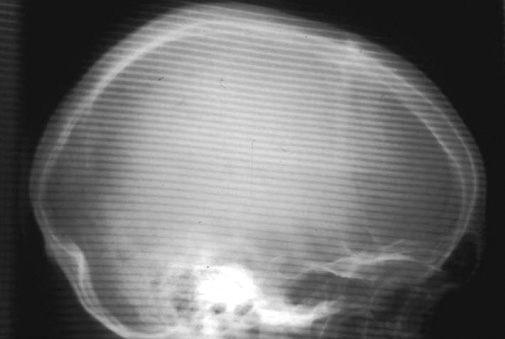
%> input picture DigImageProcessing/exercise2/input_data/thema1/radiograph_1.jpg, 505 x 339 px
$ octave erwtimaB.m   (GNU Octave 9; MATLAB toolbox functions it lacks are replaced by stand-ins)
%> lines starting %> are read from the running program, lines starting %| are printed output that depends on the picture
### DigImageProcessing/exercise2/MATLAB_code/shift_2D.m
function [ shiftedA ] = shift_2D( A )
	half = ceil(size(A)/2);
	shiftedA = A([half(1)+1:end, 1:half(1)], [half(2)+1:end, 1:half(2)]);
end

### DigImageProcessing/exercise2/MATLAB_code/DFT_2D_RowCol.m
function [ A ] = DFT_2D_RowCol( a )
	Y = transpose(fft(transpose(a)));
	A = fft(Y);
end

### DigImageProcessing/exercise2/MATLAB_code/erwtimaB.m
images = {'radiograph_1.jpg', 'radiograph_2.jpg'};

k(1) = 10;
wc_l(1) = pi/4 - 0.15;
wc_h(1) = pi/4 + 0.30;

k(2) = 10;
wc_l(2) = pi/6 - 0.25;
wc_h(2) = pi/6 + 0.05;

close all;
for im=1 : 1 : length(images)
	a = im2double(imread(images{im}));
%> a: size 339x505 double; min 0.0627, max 1, mean 0.436
	a = a(:,:,1); %It is grayscale

	H_h = ones(size(a));
	H_l = ones(size(a));
	H   = ones(size(a));

%---------- Create the desired stop-band filter ----------
	[M,N] = size(a);
%> M = 339; N = 505
	for i=1 : 1 : M
		for j=1 : 1 : N
			r = ( ( (i-(M/2)-1)/M*2*pi )^2 + ( (j-(N/2)-1)/N*2*pi )^2 )^(0.5);
			H_l(i,j) = 1 / ( 1 + (r/wc_l(im))^(2*k(im)) );
			H_h(i,j) = 1 / ( 1 + (wc_h(im)/r)^(2*k(im)) );
		end
	end
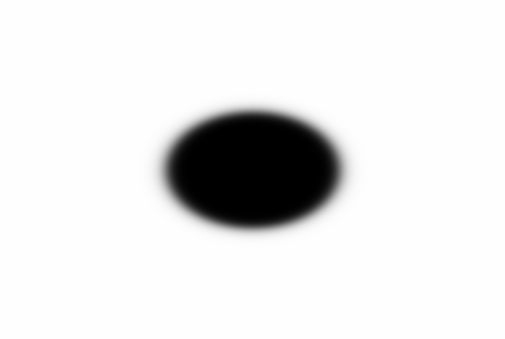
%> H_h: size 339x505 double; min 1.75e-40, max 1, mean 0.905
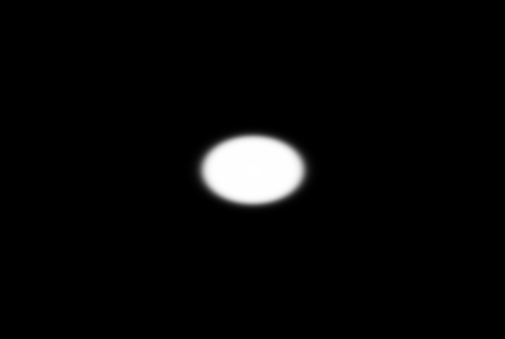
%> H_l: size 339x505 double; min 1.28e-17, max 1, mean 0.0327

	H = shift_2D(H_l + H_h);

%---------- Apply the filter ----------
	A = DFT_2D_RowCol(a);
	Amagn_log = shift_2D(log(abs(A)+1));
%> in shift_2D (call 2), `shiftedA = A([half(1)+1:end, 1:half(1)], [half(2)+1:end, 1:half(2)]);`:
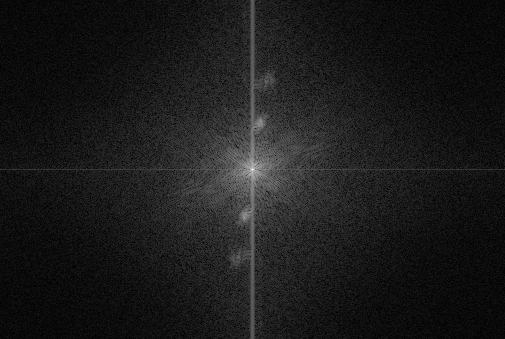
%> shiftedA: size 339x505 double; min 0.000896, max 11.22, mean 1.18; drawn with min black and max white

	Y = A .* H;
	Ymagn_log = shift_2D(log(abs(Y)+1));
%> in shift_2D (call 3), `shiftedA = A([half(1)+1:end, 1:half(1)], [half(2)+1:end, 1:half(2)]);`:
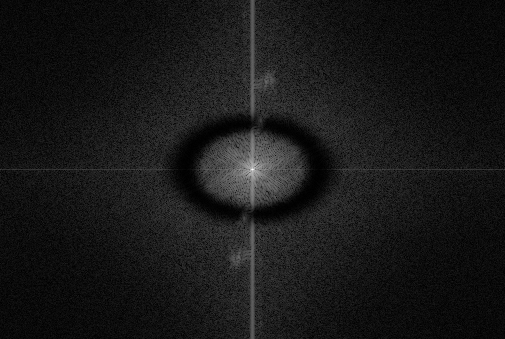
%> shiftedA: size 339x505 double; min 0.000896, max 11.22, mean 1.06; drawn with min black and max white

%---------- Display Results ----------
	y = ifft2(Y);
	figure('units', 'normalized', 'outerposition',[0 0 1 1]);
	subplot(2,1,1), imshow(a, []), title('Before');
	subplot(2,1,2), imshow(y, []), title('After');
	print(gcf, '-dpng', sprintf('erwtimaB\\erwtimaB_%d_Tdomain.png', im));

	figure('units', 'normalized', 'outerposition',[0 0 1 1]);
	subplot(2,1,1), imshow(Amagn_log, []), title('Before');
	subplot(2,1,2), imshow(Ymagn_log, []), title('After');
	print(gcf, '-dpng', sprintf('erwtimaB\\erwtimaB_%d_Fdomain.png', im));

	figure('Position', [300 200 750 750]);
	imshow(shift_2D(H), []), title(sprintf('Filter''s Order: %d', k(im)));
	print(gcf, '-dpng', sprintf('erwtimaB\\erwtimaB_%d_filter.png', im));

	% [5 lines of commented-out code are left out]
end
%> pass 2 of the loop `for im=1 : 1 : length(images)`:
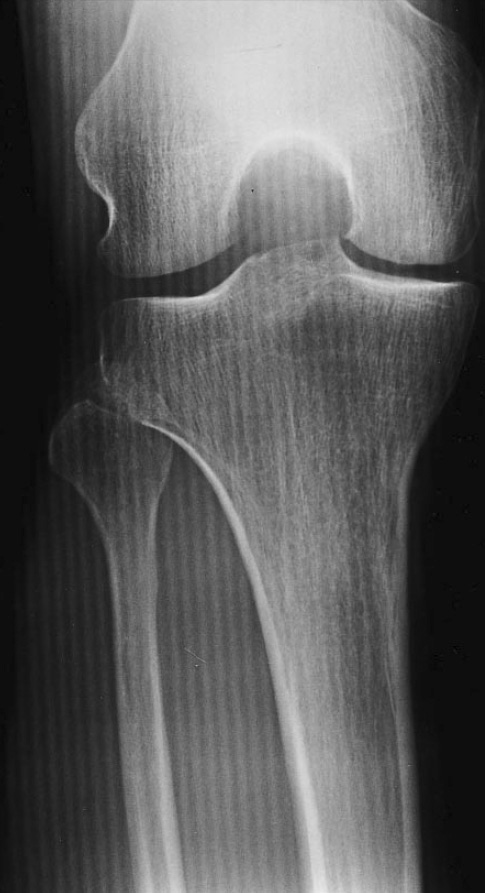
%> input picture DigImageProcessing/exercise2/input_data/thema1/radiograph_2.jpg, 485 x 893 px
%> a: size 893x485 double
%> after the loop `for i=1 : 1 : M`:
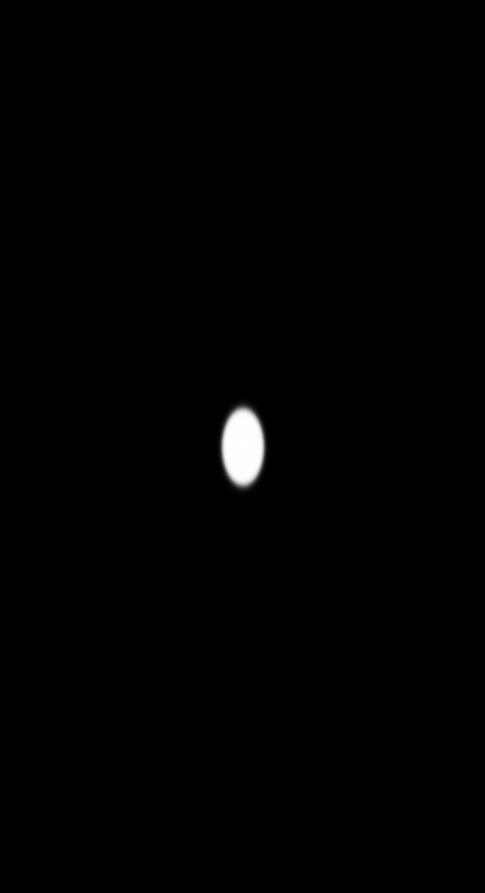
%> H_l: size 893x485 double; min 6.15e-25, max 1, mean 0.00606
%> in shift_2D (call 6), `shiftedA = A([half(1)+1:end, 1:half(1)], [half(2)+1:end, 1:half(2)]);`:
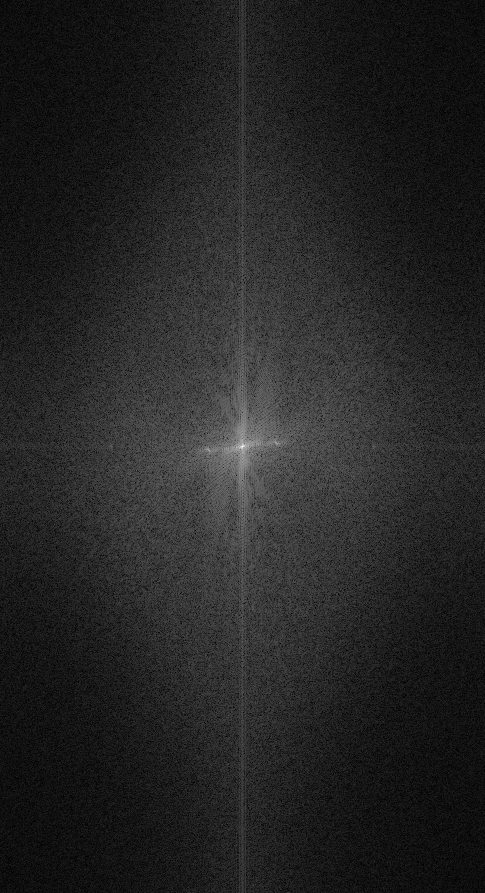
%> shiftedA: size 893x485 double; min 0.00343, max 11.97, mean 1.74; drawn with min black and max white
